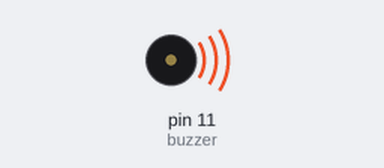
A sketch run on a simulated Arduino Uno, built with avr-gcc and run on an emulated ATmega328P. On the bench: buzzer (waves = sounding, pin HIGH).

Above: at 2.5 s.
At 7.5 s:
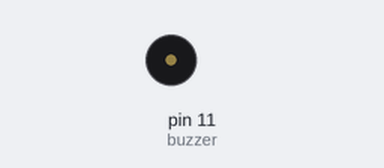
Timing chart, 0 to 13.0 s (numbered marks = the images above):
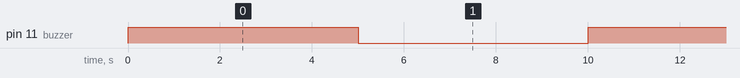

Measured:
- by itself, pin 11 (buzzer): alternates HIGH for 5.0 s and LOW for 5.0 s

The sketch:

Buzzer_Test.ino
```cpp
#define buzzer 11

void setup() {
  // put your setup code here, to run once:
  pinMode(buzzer,OUTPUT);
}

void loop() {
  // put your main code here, to run repeatedly:
  digitalWrite(buzzer, HIGH);
  delay(5000);
  digitalWrite(buzzer,LOW);
  delay(5000);
}
```
